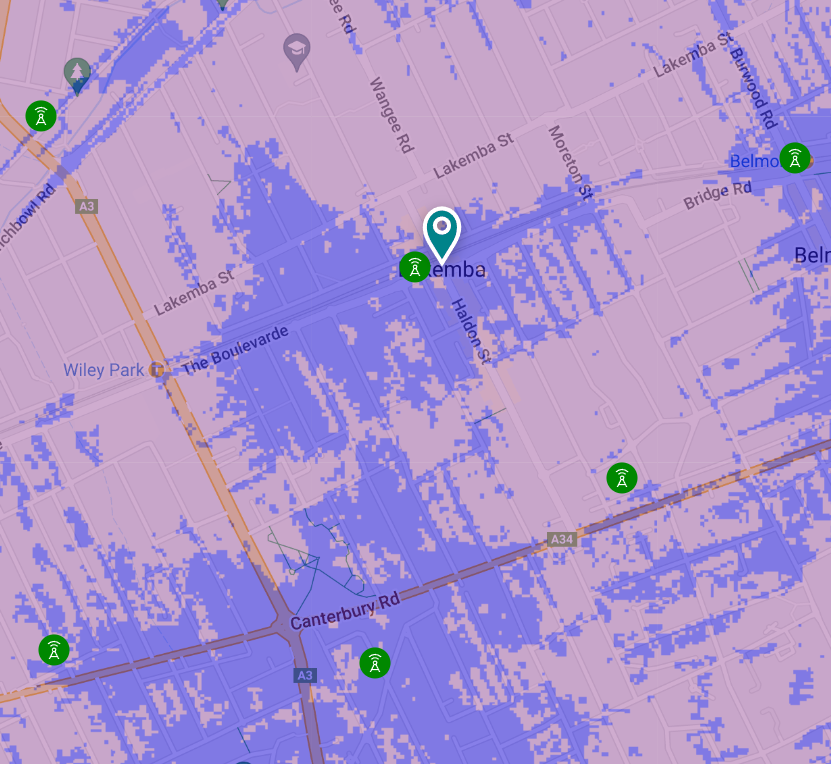
#> input picture Lakemba.png, 831 x 764 px, found by its file name
$ jupyter execute LoadModel_v1.2.ipynb
#> lines starting #> are read from the running program, lines starting #| are printed output that depends on the picture; after the words box and inside, x2 and y2 are one past the last pixel; in counts of white or black regions, pixels touching at a corner belong together
[cell 1]
import cv2
import numpy as np
import matplotlib.pyplot as plt

# Convert hex colors to RGB
def hex_to_rgb(hex_color):
    hex_color = hex_color.lstrip('#')
    return tuple(int(hex_color[i:i+2], 16) for i in (0, 2, 4))

# Define the color range for '5G Outdoors'
lower_color = hex_to_rgb('8079E4')  # Lower bound of '5G Outdoors'
upper_color = hex_to_rgb('877FE9')  # Upper bound of '5G Outdoors'

# Load the heatmap image
heatmap_image = cv2.imread('lakemba.png')  # Example image for Lakemba (residential area)
#> heatmap_image is the input picture: shape (764, 831, 3); mean B, G, R 206.7, 149.2, 173
heatmap_image = cv2.cvtColor(heatmap_image, cv2.COLOR_BGR2RGB)

# Create a mask for the '5G Outdoors' color range
lower = np.array(lower_color, dtype="uint8")
upper = np.array(upper_color, dtype="uint8")
mask = cv2.inRange(heatmap_image, lower, upper)
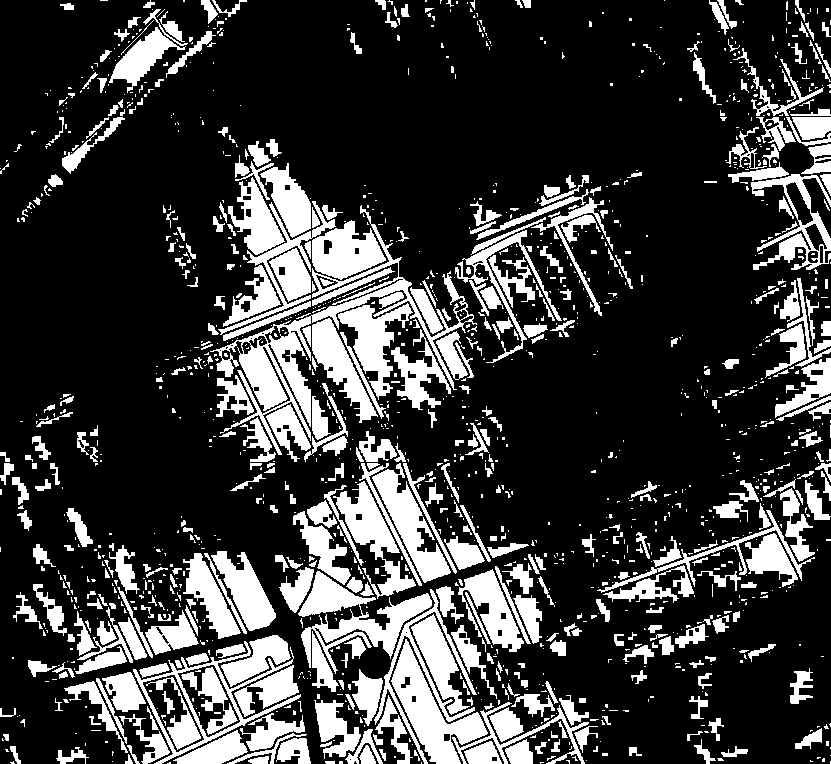
#> mask: shape (764, 831); 22.9% white; 1529 white regions (1063 under 20 px), largest, box (x1, y1, x2, y2) and area: (210, 205, 477, 455) 7766, (298, 571, 432, 674) 4448, (391, 639, 488, 764) 4154

# Count the number of pixels that match the '5G Outdoors' color range
aggregation_count = cv2.countNonZero(mask)
#> aggregation_count = 145172

# Normalize aggregation levels to calculate lambda_beta_k_t
total_pixels = heatmap_image.shape[0] * heatmap_image.shape[1]
lambda_beta_k_t = (aggregation_count / total_pixels) * 100  # Scale to a typical value
#> lambda_beta_k_t = 22.87

print(f"Lambda_beta_k_t value based on the '5G Outdoors' heatmap region: {lambda_beta_k_t:.2f}")
#| Lambda_beta_k_t value based on the '5G Outdoors' heatmap region: 22.87

# Constants (Example values, replace with actual data)
Nk = 10  # Number of 5G BSs in the area
Tdd_max = 1000  # Maximum downlink data rate [Mbps]
Rds_max = 500  # Maximum signaling REs [RE/s]
Pmax_AAU = 5  # Maximum power consumption of AAU [kW]
Pb_AAU = 2  # Baseline power consumption of AAU [kW]
Pb_BBU = 1  # Baseline power consumption of BBU [kW]
Pac_pe = 0.5  # Power consumption of air conditioning and power equipment per BS [kW]
ARE = 1  # Average amount of downlink data carried per RE [Mbps/RE]
Nm = 1000  # Number of Monte Carlo samples

# Activated terminals data for residential, shopping, and office areas
activated_terminals = {
    "time": np.arange(1, 25),
    "residential": [470, 240, 200, 100, 50, 500, 1250, 2100, 3000, 2450, 2200, 2600, 2350, 2150, 1800, 2400, 2450, 2250, 2450, 2275, 2800, 2250, 1850, 1500],
    "shopping": [100, 50, 100, 100, 50, 50, 125, 500, 1850, 2400, 2100, 2370, 2850, 2700, 2750, 2775, 2800, 2820, 3200, 3500, 2600, 1800, 1600, 800],
    "office": [50, 50, 50, 50, 50, 50, 470, 900, 2720, 2650, 2700, 2400, 2200, 2000, 2200, 2100, 2150, 2050, 2450, 1500, 1000, 500, 250, 50]
}

# Normal/Heavy use state for residential, shopping, and office areas
use_state = {
    "time": np.arange(1, 25),
    "residential": ['h', 'h', 'h', 'h', 'h', 'h', 'n', 'n', 'n', 'n', 'h', 'h', 'h', 'h', 'n', 'n', 'h', 'h', 'h', 'h', 'h', 'h', 'h', 'h'],
    "shopping": ['n', 'n', 'n', 'n', 'n', 'n', 'h', 'h', 'n', 'n', 'n', 'h', 'h', 'h', 'n', 'n', 'h', 'h', 'h', 'h', 'h', 'n', 'n', 'n'],
    "office": ['n', 'n', 'n', 'n', 'n', 'n', 'h', 'h', 'n', 'n', 'n', 'h', 'h', 'n', 'n', 'n', 'n', 'h', 'h', 'n', 'n', 'n', 'n', 'n']
}

# Define bandwidth requirements for different services
bandwidth_requirements = {
    "non_video": 1,
    "video_8k": 60,
    "ar_vr_2d_12k": 100,
    "ar_vr_3d_8k": 135
}

# Monte Carlo Simulation for each area using exact number of terminals
def monte_carlo_simulation(area, use_state, activated_terminals, num_samples=1000):
    hours = np.arange(1, 25)
    P_S_total_k = np.zeros_like(hours, dtype=float)

    for t in hours:
        # Get the exact number of activated terminals for this hour
        expected_terminals = activated_terminals[area][t - 1]

        # Step 1: Generate hourly activated terminals based on Poisson distribution
        beta_k_t_samples = np.random.poisson(expected_terminals, num_samples)

        # Initialize accumulators for Monte Carlo simulation
        Tdd_k_t_sum = 0
        Rds_k_t_sum = 0

        for beta_k_t in beta_k_t_samples:
            # Step 2: Calculate total downlink data rate and signaling REs for each sample
            Tdd_k_t = min(Nk * Tdd_max, beta_k_t * ARE)
            Rds_k_t = min(Nk * Rds_max, Tdd_k_t / ARE)

            # Accumulate values
            Tdd_k_t_sum += Tdd_k_t
            Rds_k_t_sum += Rds_k_t

        # Average the accumulated values over all Monte Carlo samples
        Tdd_k_t_avg = Tdd_k_t_sum / num_samples
        Rds_k_t_avg = Rds_k_t_sum / num_samples

        # Step 3: Calculate incremental power consumption of AAU
        Pidd_AAU_k_t = Nk * (Pmax_AAU - Pb_AAU) / Tdd_max * (Tdd_k_t_avg / Nk)
        Pids_AAU_k_t = Nk * (Pmax_AAU - Pb_AAU) / Rds_max * (Rds_k_t_avg / Nk)

        # Step 4: Calculate total power consumption for AAU
        Pi_AAU_k_t = Pidd_AAU_k_t + Pids_AAU_k_t

        # Step 5: Calculate total power consumption of 5G BS in area k
        Pwe_k_t = Pi_AAU_k_t + Nk * Pb_AAU + Nk * Pb_BBU

        # Step 6: Calculate final total power consumption including air conditioning and power equipment
        P_S_total_k[t - 1] = Pwe_k_t + Nk * Pac_pe

    # Output the total power consumption per hour with standard formatting
    for t, P in zip(hours, P_S_total_k):
        print(f"Hour {t}: Total Power Consumption = {P:.2f} kW for {area}")

    return hours, P_S_total_k

# Run the simulation for residential, shopping, and office areas
areas = ['residential', 'shopping', 'office']

for area in areas:
    hours, P_S_total_k = monte_carlo_simulation(area, use_state, activated_terminals)

    # Plotting with formatted y-axis labels and comparison
    plt.plot(hours, P_S_total_k, marker='o', label=f'{area.capitalize()} Area')

plt.title("Total Power Consumption of 5G BSs Over 24 Hours")
plt.xlabel("Hour of the Day")
plt.ylabel("Total Power Consumption (kW)")
plt.grid(True)
plt.legend()
plt.show()
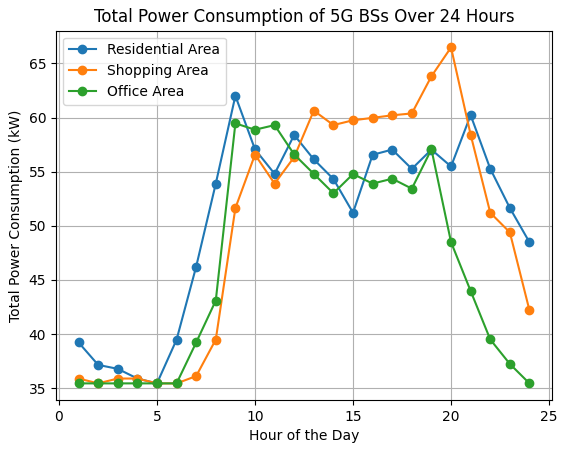
#> figure drawn by matplotlib, 1 panel; curve peaks at x = 9, y = 62.01; curve peaks at x = 20, y = 66.48; curve peaks at x = 9, y = 59.46
#> (the rest of the program and of its run is left out)
